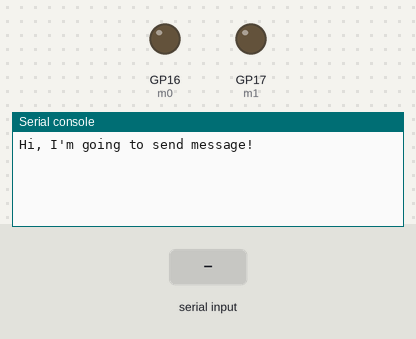
The program below on a simulated Raspberry Pi Pico running MicroPython. On the bench: output pins drawn as LEDs (lit = HIGH), the last lines printed to the serial console. The inputs (shaded band) are chosen by the test bench.

Above: at 1.7 s.
1.8 s: "1" received over the second serial link
At 2.6 s:
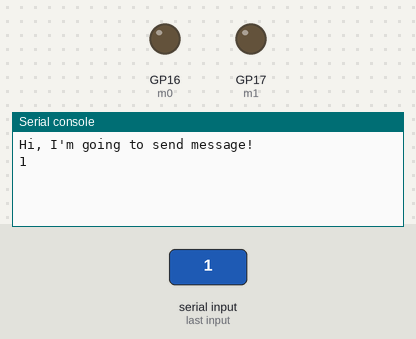
3.3 s: "0" received over the second serial link
At 3.8 s:
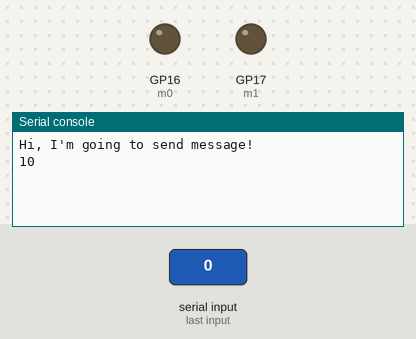

The program:

demo_E220.py
```python
from machine import UART, Pin
import utime

m0 = Pin(16,Pin.OUT)
m1 = Pin(17,Pin.OUT)

m0.value(0)
m1.value(0)

uart1 = UART(1, 9600)

print("Hi, I'm going to send message!")

uart1.write("Hello, world?")
utime.sleep_ms(500)

while True:
    if uart1.any():
        char = uart1.read(1).decode('utf-8')
        print(char, end='')
```

Measured:
- after the input at 1.8 s, the serial console: prints a new line at once (image 1)
- after the input at 3.3 s, the serial console: prints a new line at once (image 2)
